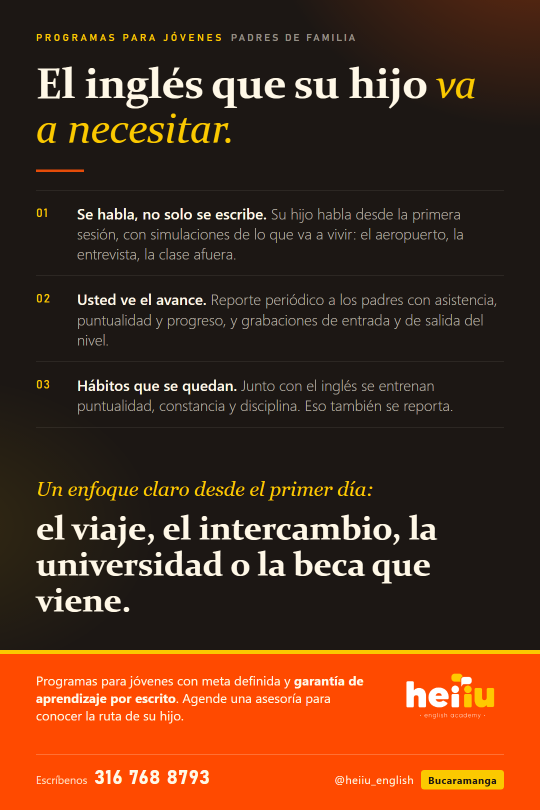
#> input picture recursos/comercial/campanas/volantes/PIEZA_4_PADRES.png, 1080 x 1620 px, given in place of logo_heiiu_sobre_naranja.png, which was not available (shown at 1/2 size)
$ python gen_volantes_segmentos.py
#> lines starting #> are read from the running program, lines starting #| are printed output that depends on the picture; pictures that were not available may be replaced by others from this repository, and a replacement may not be noted
# -*- coding: utf-8 -*-
"""Cuatro volantes por segmento (bosquejo, misma base visual de la pieza de referidos):
  1 PROFESIONALES  medicos, profesionales y directivos: 100 horas personalizadas, horario flexible
  2 MEDICINA       estudiantes de medicina: entrevistas de admision a programas
  3 ATENCION       recepcion, salud, odontologia, hoteleria, turismo, restaurantes
  4 PADRES         padres de familia: programas para sus hijos con enfoque (viaje, intercambio, universidad)
Reglas: sin precio, sin "facil/rapido", sin empleo/visa/nativos, sin nombres de metodologias ni de competidores.
Contacto: linea de alianzas 316 768 8793. Sin modalidad (presencial/en linea) ni horarios: decision de gerencia 24/10/2026.
Salida: recursos/comercial/campanas/volantes/VOLANTE_{n}_{SEG}_BOSQUEJO.png  (1080x1620, 2:3, imprime en 10x15 o media carta)"""
import os
from PIL import Image, ImageDraw, ImageFont, ImageFilter

W, H = 1080, 1620
NAR = (229, 76, 9); AMAR = (251, 201, 0); CREMA = (255, 248, 231); OSC = (48, 39, 28); GRIS = (110, 100, 88); BLANCO = (255, 255, 255)
F = 'C:/Windows/Fonts/'
ROOT = r'C:\Users\pedro\Downloads\diana gt\heiiu\estrategia global Heiiu'
LOGO = ROOT + r'\recursos\marca heiiu\logo_heiiu_sobre_naranja.png'
OUTDIR = ROOT + r'\recursos\comercial\campanas\volantes'
LINEA = '316 768 8793'   # linea de alianzas (el gerente de alianzas reparte los volantes); nunca la linea principal
def font(name, size): return ImageFont.truetype(F + name, size)

def wrap(d, txt, fnt, maxw):
    out, cur = [], ''
    for w in txt.split(' '):
        t = (cur + ' ' + w).strip()
        if d.textlength(t, font=fnt) <= maxw: cur = t
        else: out.append(cur); cur = w
    if cur: out.append(cur)
    return out

def parrafo(d, x, y, txt, fnt, fill, maxw, lh=None):
    lh = lh or int(fnt.size * 1.28)
    for ln in wrap(d, txt, fnt, maxw):
        d.text((x, y), ln, font=fnt, fill=fill); y += lh
    return y

VOLANTES = {
    '1_PROFESIONALES': dict(
        tag='PROGRAMA INDIVIDUAL · MÉDICOS, PROFESIONALES Y DIRECTIVOS',
        titular=['Su inglés,', 'en su agenda.'],
        bajada='100 horas personalizadas, uno a uno, con un horario que se acomoda a sus turnos, sus juntas y sus viajes.',
        panel=('100 HORAS', 'individuales · horario flexible · desde 3 horas por semana'),
        puntos=[('Sobre su trabajo', 'El contenido sale de su día: la junta, el congreso, el paciente o el cliente de afuera, el correo que hay que contestar hoy.'),
                ('Al ritmo que su agenda permita', 'Usted fija los días y las horas cada semana. Con tres horas semanales termina en unos ocho meses; con más, antes.'),
                ('Avance medido', 'Prueba de nivel al inicio y al final, reporte mensual y garantía de aprendizaje por escrito.')],
        cta='Agende una asesoría de 15 minutos', nota='Cupos individuales limitados por disponibilidad de profesor.'),
    '2_MEDICINA': dict(
        tag='PREPARACIÓN INDIVIDUAL · ESTUDIANTES E INTERNOS DE MEDICINA',
        titular=['La entrevista que decide', 'tu programa, en inglés.'],
        bajada='Preparación uno a uno para entrevistas de admisión a residencias, rotaciones y programas: tu historia, tus casos y las preguntas que te van a hacer.',
        panel=('POR HORAS', 'según la fecha de tu entrevista'),
        puntos=[('Simulacros grabados', 'Respondes las preguntas típicas una y otra vez, te grabas, y corregimos pronunciación, estructura y tiempo de respuesta.'),
                ('Presentar un caso', 'Vocabulario clínico y la forma de contar un caso, tu investigación o tu experiencia en orden y sin rodeos.'),
                ('Tu presentación personal', 'Quién eres, por qué ese programa y qué aportas, dicho en un minuto y con seguridad.')],
        cta='Escríbenos con la fecha de tu entrevista', nota='Garantía de aprendizaje por escrito. No prometemos admisión: entrenamos la entrevista.'),
    '3_ATENCION': dict(
        tag='INGLÉS PARA ATENCIÓN AL CLIENTE · RECEPCIÓN, SALUD, ODONTOLOGÍA, HOTELES, TURISMO Y RESTAURANTES',
        titular=['Atiende en inglés', 'al cliente que llega.'],
        bajada='Entrenamiento práctico con las situaciones reales de tu puesto: recibir, reservar, cobrar, explicar un procedimiento y resolver una queja.',
        panel=('GRUPOS O INDIVIDUAL', 'se habla desde la primera clase · grupos de máximo 16'),
        puntos=[('Las frases de tu trabajo', 'Cada clase es una situación de tu puesto: el huésped que llega, el paciente que llama, la mesa que pide la cuenta.'),
                ('Hablas desde el primer día', 'Con un profesor al lado que te corrige ahí mismo. Nada de llenar cuadernos sin abrir la boca.'),
                ('Para tu empresa', 'Becas con el nombre de la empresa para su equipo, sin costo para la empresa. Pregunta por el programa de alianzas.')],
        cta='Escríbenos y agenda tu asesoría', nota=''),
    '4_PADRES': dict(
        tag='PROGRAMAS PARA JÓVENES · PADRES DE FAMILIA',
        titular=['El inglés que su hijo', 'va a necesitar.'],
        bajada='Programas para jóvenes con un enfoque claro desde el primer día: el viaje, el intercambio, la universidad o la beca que viene.',
        panel=('ENFOQUE POR META', 'viaje · intercambio · admisión universitaria · beca'),
        puntos=[('Se habla, no solo se escribe', 'Clases donde su hijo habla desde la primera sesión, con simulaciones de lo que va a vivir: el aeropuerto, la entrevista, la clase afuera.'),
                ('Usted ve el avance', 'Reporte periódico a los padres con asistencia, puntualidad y progreso, y grabaciones de entrada y de salida del nivel.'),
                ('Hábitos que se quedan', 'Junto con el inglés se entrenan puntualidad, constancia y disciplina. Eso también se reporta.')],
        cta='Agende una asesoría para conocer la ruta de su hijo', nota=''),
}

def volante(key, c):
#> called with key = '1_PROFESIONALES'
    img = Image.new('RGB', (W, H), CREMA); d = ImageDraw.Draw(img)
#> after `img = Image.new('RGB', (W, H), CREMA)`:
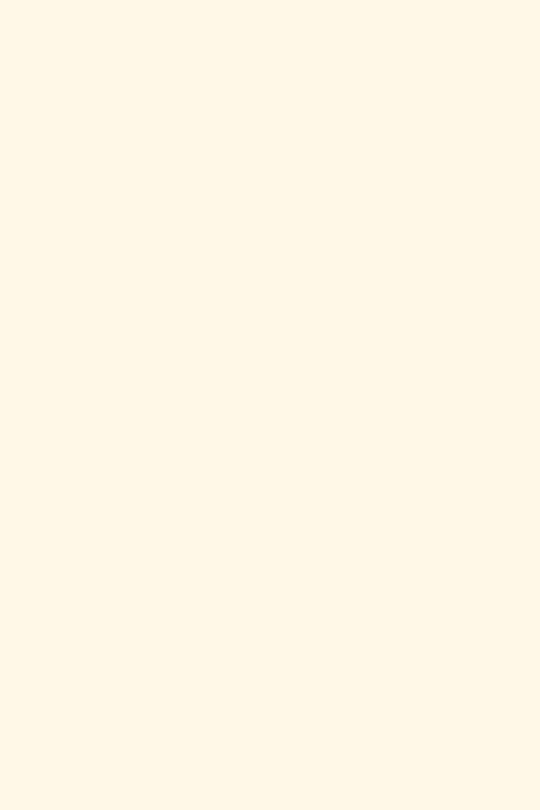
#> img: PIL image 1080x1620 RGB (shown at 1/2 size); mean R, G, B 255, 248, 231
    logo = Image.open(LOGO).convert('RGB'); band_col = logo.getpixel((3, 3))
#> in volante, logo is the input picture: PIL image 1080x1620 RGB; mean R, G, B 84.5, 46.5, 26.1
#> after `band_col = logo.getpixel((3, 3))`: band_col = (28, 23, 20)
    BAND = 222
    d.rectangle([0, 0, W, BAND], fill=band_col)
    lh_ = 150; lw_ = int(logo.width * lh_ / logo.height); logo = logo.resize((lw_, lh_), Image.LANCZOS)
#> after `lw_ = int(logo.width * lh_ / logo.height)`: lw_ = 100
#> after `logo = logo.resize((lw_, lh_), Image.LANCZOS)`:
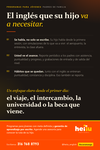
#> logo: PIL image 100x150 RGB; mean R, G, B 84.4, 46.5, 26.2
    img.paste(logo, (60, 26))
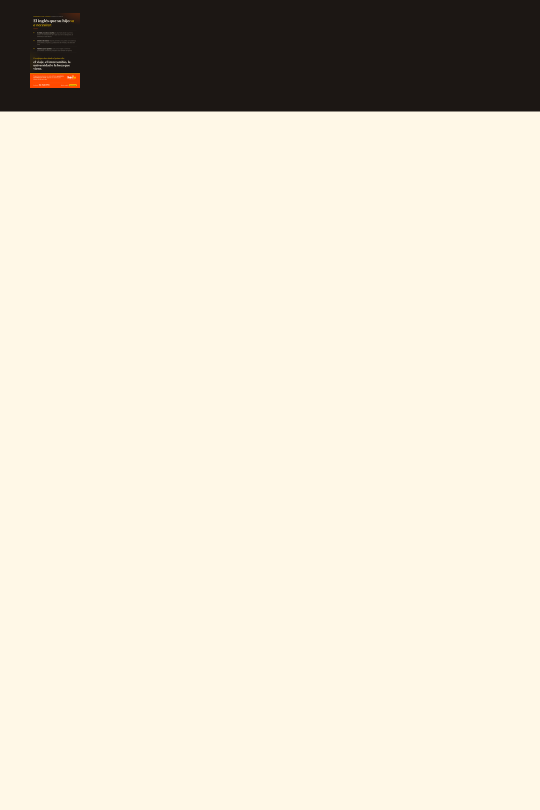
#> img: PIL image 1080x1620 RGB (shown at 1/2 size); mean R, G, B 224.2, 217.2, 202
    ft = font('calibrib.ttf', 20)
    ty = 176
    for ln in wrap(d, c['tag'], ft, W - 120):
#> in wrap, `out, cur = [], ''`: cur = ''
        d.text((60, ty), ln, font=ft, fill=CREMA); ty += 24
#> this loop made 1 pass
#> after the loop, ty = 200

    y = BAND + 46
    d.rectangle([60, y, 170, y + 6], fill=NAR); y += 28
    f_t = font('calibrib.ttf', 70)
    for ln in c['titular']:
        d.text((60, y), ln, font=f_t, fill=OSC); y += 74
#> after the loop, y = 444
    y += 16
#> y = 460
    y = parrafo(d, 60, y, c['bajada'], font('georgiai.ttf', 33), GRIS, W - 120, lh=44)
#> the loop in parrafo, `for ln in wrap(d, txt, fnt, maxw):` made 2 passes
#> y on passes 1 to 2: 504, 548
#> after the loop in parrafo, `for ln in wrap(d, txt, fnt, maxw):`: y = 548
#> y = 548

    # panel oscuro
    y += 26
#> y = 574
    px0, py0, px1, py1 = 60, y, W - 60, y + 206
#> px0 = 60; py0 = 574; px1 = 1020; py1 = 780
    sh = Image.new('RGBA', (W, H), (0, 0, 0, 0)); sd = ImageDraw.Draw(sh)
#> after `sh = Image.new('RGBA', (W, H), (0, 0, 0, 0))`: sh: PIL image 1080x1620 RGBA; every value is 0
    sd.rounded_rectangle([px0 + 6, py0 + 14, px1 + 6, py1 + 14], radius=28, fill=(0, 0, 0, 70)); sh = sh.filter(ImageFilter.GaussianBlur(12))
#> after `sh = sh.filter(ImageFilter.GaussianBlur(12))`:
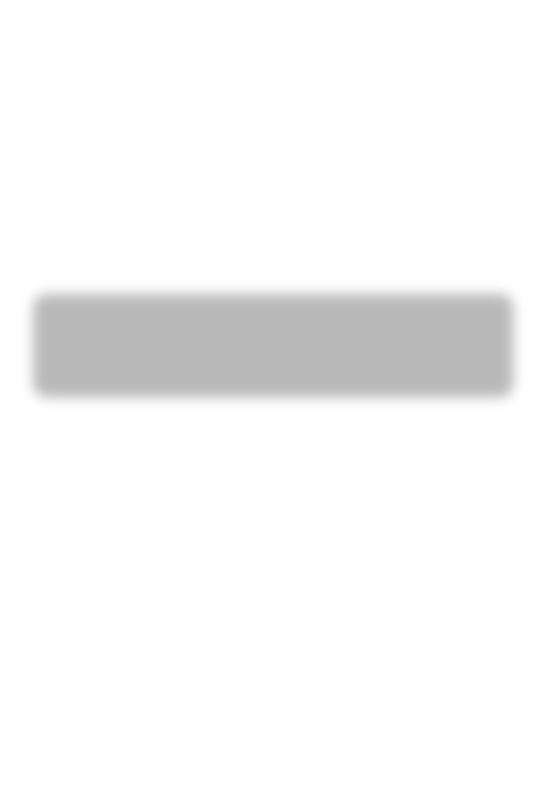
#> sh: PIL image 1080x1620 RGBA (shown at 1/2 size); mean R, G, B, A 0, 0, 0, 7.9; transparent parts drawn white
    img = Image.alpha_composite(img.convert('RGBA'), sh).convert('RGB'); d = ImageDraw.Draw(img)
#> after `img = Image.alpha_composite(img.convert('RGBA'), sh).convert('RGB')`:
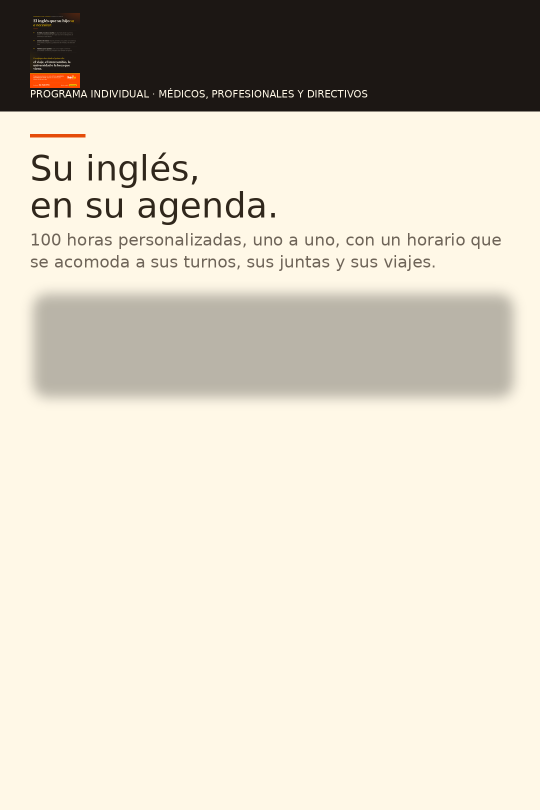
#> img: PIL image 1080x1620 RGB (shown at 1/2 size); mean R, G, B 214.5, 207.6, 193
    d.rounded_rectangle([px0, py0, px1, py1], radius=28, fill=OSC)
    fsz = 72
    while d.textlength(c['panel'][0], font=font('georgiab.ttf', fsz)) > px1 - px0 - 96: fsz -= 2
#> this loop made 0 passes
#> after the loop, fsz = 72
    d.text((px0 + 48, py0 + 38 + (72 - fsz) // 2), c['panel'][0], font=font('georgiab.ttf', fsz), fill=AMAR)
    parrafo(d, px0 + 50, py0 + 130, c['panel'][1], font('calibri.ttf', 28), CREMA, px1 - px0 - 100, lh=34)
    y = py1 + 44
#> y = 824

    # tres puntos
    for tit, sub in c['puntos']:
        d.ellipse([60, y + 6, 60 + 22, y + 28], fill=NAR)
        d.text((100, y), tit, font=font('calibrib.ttf', 33), fill=NAR); y += 44
        y = parrafo(d, 100, y, sub, font('calibri.ttf', 27), OSC, W - 160, lh=35); y += 26
#> this loop made 3 passes
#> y on passes 1 to 3: 964, 1104, 1244
#> after the loop, y = 1244

    # CTA amarillo
    y = max(y + 10, H - 120 - 150)
#> y = 1350
    bx0, by0, bx1, by1 = 60, y, W - 60, y + 78
#> bx0 = 60; by0 = 1350; bx1 = 1020; by1 = 1428
    d.rounded_rectangle([bx0, by0, bx1, by1], radius=18, fill=AMAR)
    d.text(((bx0 + bx1) // 2, (by0 + by1) // 2), c['cta'] + '  →', font=font('calibrib.ttf', 30), fill=OSC, anchor='mm')
    parrafo(d, 60, by1 + 14, c['nota'], font('calibri.ttf', 20), GRIS, W - 120, lh=25)

    # pie
    fy = H - 120
    d.rectangle([0, fy, W, H], fill=NAR)
    d.text((60, fy + 26), 'Escríbenos: ' + LINEA, font=font('calibrib.ttf', 26), fill=CREMA)
    d.text((60, fy + 64), '@heiiu_english  ·  Bucaramanga', font=font('calibri.ttf', 24), fill=CREMA)
    d.text((W - 60, fy + 26), 'Garantía de aprendizaje', font=font('calibri.ttf', 22), fill=CREMA, anchor='ra')
    d.text((W - 60, fy + 58), 'por escrito, sin letra pequeña', font=font('calibrib.ttf', 24), fill=AMAR, anchor='ra')

    os.makedirs(OUTDIR, exist_ok=True)
    out = os.path.join(OUTDIR, 'VOLANTE_%s_BOSQUEJO.png' % key)
    try: img.save(out, optimize=True); print('OK', out)
#> after `img.save(out, optimize=True)`:
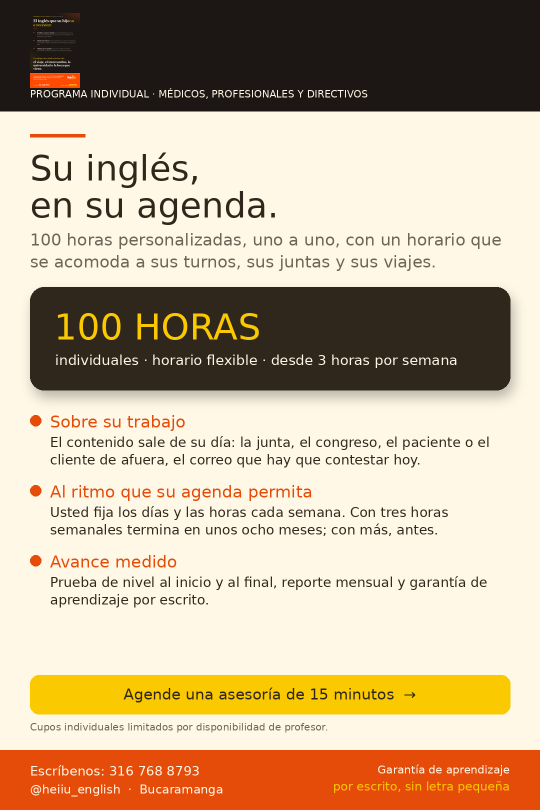
#> saved as VOLANTE_1_PROFESIONALES_BOSQUEJO.png: PIL image 1080x1620 RGB (shown at 1/2 size); mean R, G, B 194.3, 174, 147.3
#| OK C:\Users\pedro\Downloads\diana gt\heiiu\estrategia global Heiiu\recursos\comercial\campanas\volantes/VOLANTE_1_PROFESIONALES_BOSQUEJO.png
    except OSError: out2 = out.replace('.png', '_v2.png'); img.save(out2, optimize=True); print('ABIERTA ->', out2)

for k, c in VOLANTES.items(): volante(k, c)
